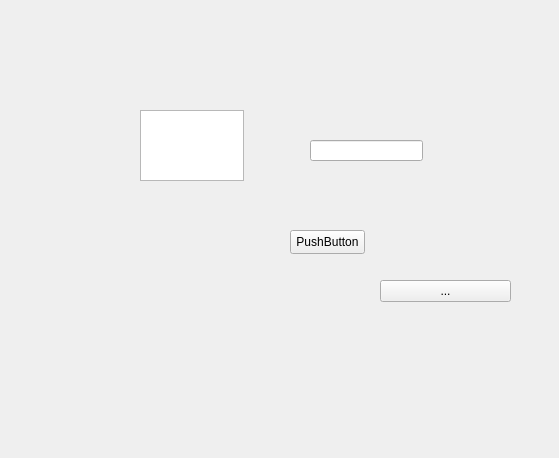
<?xml version="1.0" encoding="UTF-8"?>
<ui version="4.0">
 <class>Form</class>
 <widget class="QWidget" name="Form">
  <property name="geometry">
   <rect>
    <x>0</x>
    <y>0</y>
    <width>559</width>
    <height>458</height>
   </rect>
  </property>
  <property name="windowTitle">
   <string>Form</string>
  </property>
  <widget class="QTextEdit" name="textEdit">
   <property name="geometry">
    <rect>
     <x>140</x>
     <y>110</y>
     <width>104</width>
     <height>71</height>
    </rect>
   </property>
  </widget>
  <widget class="QLineEdit" name="lineEdit">
   <property name="geometry">
    <rect>
     <x>310</x>
     <y>140</y>
     <width>113</width>
     <height>21</height>
    </rect>
   </property>
  </widget>
  <widget class="QPushButton" name="pushButton">
   <property name="geometry">
    <rect>
     <x>290</x>
     <y>230</y>
     <width>75</width>
     <height>24</height>
    </rect>
   </property>
   <property name="text">
    <string>PushButton</string>
   </property>
   <property name="flat">
    <bool>false</bool>
   </property>
  </widget>
  <widget class="QToolButton" name="toolButton">
   <property name="geometry">
    <rect>
     <x>380</x>
     <y>280</y>
     <width>131</width>
     <height>22</height>
    </rect>
   </property>
   <property name="text">
    <string>...</string>
   </property>
  </widget>
 </widget>
 <resources/>
 <connections/>
</ui>
